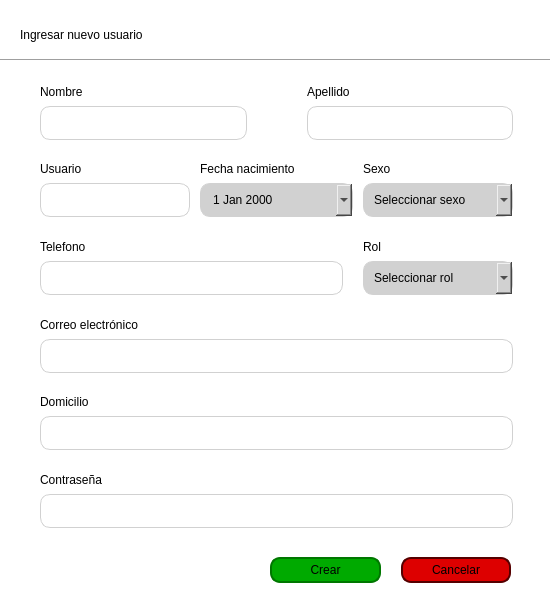
<?xml version="1.0" encoding="UTF-8"?>
<ui version="4.0">
 <class>Dialog</class>
 <widget class="QDialog" name="Dialog">
  <property name="geometry">
   <rect>
    <x>0</x>
    <y>0</y>
    <width>550</width>
    <height>610</height>
   </rect>
  </property>
  <property name="minimumSize">
   <size>
    <width>550</width>
    <height>610</height>
   </size>
  </property>
  <property name="maximumSize">
   <size>
    <width>550</width>
    <height>610</height>
   </size>
  </property>
  <property name="windowTitle">
   <string>Crear nuevo usuario | PyMexPro</string>
  </property>
  <property name="styleSheet">
   <string notr="true">QDialog {
	background-color: rgb(255, 255, 255);
}

QLabel {
	font: 12pt &quot;Verdana&quot;;
}

QPushButton {
	font: 12pt &quot;Verdana&quot;;
	padding: 4px 20px;
	border: 1px solid;
	border-radius: 10px;
}

QLineEdit, QComboBox, QDateEdit {
	font: 8pt &quot;Verdana&quot;;
	padding: 8px 10px;
	border: 1px solid #d1d1d1;
	border-radius: 10px;
}
 QDateEdit, QComboBox {
	background-color: #d1d1d1;
}</string>
  </property>
  <widget class="QLabel" name="txt_title">
   <property name="geometry">
    <rect>
     <x>20</x>
     <y>20</y>
     <width>315</width>
     <height>29</height>
    </rect>
   </property>
   <property name="styleSheet">
    <string notr="true">font: 700 18pt &quot;Verdana&quot;;</string>
   </property>
   <property name="text">
    <string>Ingresar nuevo usuario</string>
   </property>
  </widget>
  <widget class="Line" name="line">
   <property name="geometry">
    <rect>
     <x>0</x>
     <y>50</y>
     <width>551</width>
     <height>20</height>
    </rect>
   </property>
   <property name="orientation">
    <enum>Qt::Horizontal</enum>
   </property>
  </widget>
  <widget class="QWidget" name="layoutWidget">
   <property name="geometry">
    <rect>
     <x>270</x>
     <y>550</y>
     <width>241</width>
     <height>41</height>
    </rect>
   </property>
   <layout class="QHBoxLayout" name="horizontalLayout_4">
    <property name="spacing">
     <number>20</number>
    </property>
    <item>
     <widget class="QPushButton" name="btn_create_user">
      <property name="cursor">
       <cursorShape>PointingHandCursor</cursorShape>
      </property>
      <property name="styleSheet">
       <string notr="true">background-color: #0a0;
border: 2px solid #070;</string>
      </property>
      <property name="text">
       <string>Crear</string>
      </property>
      <property name="checkable">
       <bool>true</bool>
      </property>
      <property name="autoExclusive">
       <bool>true</bool>
      </property>
     </widget>
    </item>
    <item>
     <widget class="QPushButton" name="btn_cancel">
      <property name="cursor">
       <cursorShape>PointingHandCursor</cursorShape>
      </property>
      <property name="styleSheet">
       <string notr="true">background-color: #d00;
border: 2px solid #500;</string>
      </property>
      <property name="text">
       <string>Cancelar</string>
      </property>
      <property name="checkable">
       <bool>true</bool>
      </property>
      <property name="autoExclusive">
       <bool>true</bool>
      </property>
     </widget>
    </item>
   </layout>
  </widget>
  <widget class="QWidget" name="layoutWidget">
   <property name="geometry">
    <rect>
     <x>40</x>
     <y>77</y>
     <width>473</width>
     <height>451</height>
    </rect>
   </property>
   <layout class="QGridLayout" name="gridLayout">
    <property name="verticalSpacing">
     <number>15</number>
    </property>
    <item row="0" column="0">
     <layout class="QHBoxLayout" name="horizontalLayout">
      <item>
       <layout class="QVBoxLayout" name="verticalLayout">
        <property name="spacing">
         <number>0</number>
        </property>
        <property name="rightMargin">
         <number>30</number>
        </property>
        <item>
         <widget class="QLabel" name="label_2">
          <property name="text">
           <string>Nombre</string>
          </property>
         </widget>
        </item>
        <item>
         <widget class="QLineEdit" name="line_input_first_name">
          <property name="maximumSize">
           <size>
            <width>250</width>
            <height>16777215</height>
           </size>
          </property>
          <property name="placeholderText">
           <string/>
          </property>
         </widget>
        </item>
       </layout>
      </item>
      <item>
       <layout class="QVBoxLayout" name="verticalLayout_2">
        <property name="spacing">
         <number>0</number>
        </property>
        <property name="leftMargin">
         <number>30</number>
        </property>
        <property name="rightMargin">
         <number>0</number>
        </property>
        <item>
         <widget class="QLabel" name="label_3">
          <property name="text">
           <string>Apellido</string>
          </property>
         </widget>
        </item>
        <item>
         <widget class="QLineEdit" name="line_input_last_name">
          <property name="maximumSize">
           <size>
            <width>250</width>
            <height>16777215</height>
           </size>
          </property>
         </widget>
        </item>
       </layout>
      </item>
     </layout>
    </item>
    <item row="1" column="0">
     <layout class="QHBoxLayout" name="horizontalLayout_2">
      <property name="spacing">
       <number>10</number>
      </property>
      <item>
       <layout class="QVBoxLayout" name="verticalLayout_4">
        <property name="spacing">
         <number>0</number>
        </property>
        <item>
         <widget class="QLabel" name="label_9">
          <property name="text">
           <string>Usuario</string>
          </property>
         </widget>
        </item>
        <item>
         <widget class="QLineEdit" name="line_input_username">
          <property name="minimumSize">
           <size>
            <width>150</width>
            <height>0</height>
           </size>
          </property>
          <property name="maximumSize">
           <size>
            <width>150</width>
            <height>16777215</height>
           </size>
          </property>
         </widget>
        </item>
       </layout>
      </item>
      <item>
       <layout class="QVBoxLayout" name="verticalLayout_9">
        <property name="spacing">
         <number>0</number>
        </property>
        <item>
         <widget class="QLabel" name="label_4">
          <property name="text">
           <string>Fecha nacimiento</string>
          </property>
         </widget>
        </item>
        <item>
         <widget class="QDateEdit" name="cb_birth_date">
          <property name="sizePolicy">
           <sizepolicy hsizetype="Expanding" vsizetype="Fixed">
            <horstretch>0</horstretch>
            <verstretch>0</verstretch>
           </sizepolicy>
          </property>
          <property name="maximumSize">
           <size>
            <width>250</width>
            <height>16777215</height>
           </size>
          </property>
          <property name="cursor">
           <cursorShape>PointingHandCursor</cursorShape>
          </property>
          <property name="frame">
           <bool>true</bool>
          </property>
          <property name="readOnly">
           <bool>false</bool>
          </property>
          <property name="buttonSymbols">
           <enum>QAbstractSpinBox::UpDownArrows</enum>
          </property>
          <property name="showGroupSeparator" stdset="0">
           <bool>false</bool>
          </property>
          <property name="minimumDateTime">
           <datetime>
            <hour>0</hour>
            <minute>0</minute>
            <second>0</second>
            <year>1800</year>
            <month>1</month>
            <day>2</day>
           </datetime>
          </property>
          <property name="currentSection">
           <enum>QDateTimeEdit::DaySection</enum>
          </property>
          <property name="calendarPopup">
           <bool>true</bool>
          </property>
          <property name="date">
           <date>
            <year>2000</year>
            <month>1</month>
            <day>1</day>
           </date>
          </property>
         </widget>
        </item>
       </layout>
      </item>
      <item>
       <layout class="QVBoxLayout" name="verticalLayout_8">
        <property name="spacing">
         <number>0</number>
        </property>
        <item>
         <widget class="QLabel" name="label_10">
          <property name="text">
           <string>Sexo</string>
          </property>
         </widget>
        </item>
        <item>
         <widget class="QComboBox" name="cb_sex">
          <property name="minimumSize">
           <size>
            <width>150</width>
            <height>0</height>
           </size>
          </property>
          <property name="cursor">
           <cursorShape>PointingHandCursor</cursorShape>
          </property>
          <property name="currentText">
           <string/>
          </property>
          <property name="placeholderText">
           <string>Seleccionar sexo</string>
          </property>
          <item>
           <property name="text">
            <string>Masculino</string>
           </property>
          </item>
          <item>
           <property name="text">
            <string>Femenino</string>
           </property>
          </item>
         </widget>
        </item>
       </layout>
      </item>
     </layout>
    </item>
    <item row="2" column="0">
     <layout class="QHBoxLayout" name="horizontalLayout_3">
      <property name="spacing">
       <number>20</number>
      </property>
      <item>
       <layout class="QVBoxLayout" name="verticalLayout_3">
        <property name="spacing">
         <number>0</number>
        </property>
        <item>
         <widget class="QLabel" name="label_7">
          <property name="text">
           <string>Telefono</string>
          </property>
         </widget>
        </item>
        <item>
         <widget class="QLineEdit" name="line_input_phone">
          <property name="sizePolicy">
           <sizepolicy hsizetype="Expanding" vsizetype="Fixed">
            <horstretch>0</horstretch>
            <verstretch>0</verstretch>
           </sizepolicy>
          </property>
          <property name="maximumSize">
           <size>
            <width>16777215</width>
            <height>16777215</height>
           </size>
          </property>
         </widget>
        </item>
       </layout>
      </item>
      <item>
       <layout class="QVBoxLayout" name="verticalLayout_10">
        <property name="spacing">
         <number>0</number>
        </property>
        <item>
         <widget class="QLabel" name="label_12">
          <property name="text">
           <string>Rol</string>
          </property>
         </widget>
        </item>
        <item>
         <widget class="QComboBox" name="cb_role">
          <property name="minimumSize">
           <size>
            <width>150</width>
            <height>0</height>
           </size>
          </property>
          <property name="cursor">
           <cursorShape>PointingHandCursor</cursorShape>
          </property>
          <property name="placeholderText">
           <string>Seleccionar rol</string>
          </property>
          <item>
           <property name="text">
            <string>Operador</string>
           </property>
          </item>
          <item>
           <property name="text">
            <string>Jefe de Turno</string>
           </property>
          </item>
         </widget>
        </item>
       </layout>
      </item>
     </layout>
    </item>
    <item row="3" column="0">
     <layout class="QVBoxLayout" name="verticalLayout_5">
      <property name="spacing">
       <number>0</number>
      </property>
      <item>
       <widget class="QLabel" name="label_8">
        <property name="text">
         <string>Correo electrónico</string>
        </property>
       </widget>
      </item>
      <item>
       <widget class="QLineEdit" name="line_input_email"/>
      </item>
     </layout>
    </item>
    <item row="4" column="0">
     <layout class="QVBoxLayout" name="verticalLayout_6">
      <property name="spacing">
       <number>0</number>
      </property>
      <property name="sizeConstraint">
       <enum>QLayout::SetDefaultConstraint</enum>
      </property>
      <item>
       <widget class="QLabel" name="label_6">
        <property name="text">
         <string>Domicilio</string>
        </property>
       </widget>
      </item>
      <item>
       <widget class="QLineEdit" name="line_input_address"/>
      </item>
     </layout>
    </item>
    <item row="5" column="0">
     <layout class="QVBoxLayout" name="verticalLayout_7">
      <property name="spacing">
       <number>0</number>
      </property>
      <property name="sizeConstraint">
       <enum>QLayout::SetDefaultConstraint</enum>
      </property>
      <item>
       <widget class="QLabel" name="label_11">
        <property name="text">
         <string>Contraseña</string>
        </property>
       </widget>
      </item>
      <item>
       <widget class="QLineEdit" name="line_input_password">
        <property name="echoMode">
         <enum>QLineEdit::Password</enum>
        </property>
       </widget>
      </item>
     </layout>
    </item>
   </layout>
  </widget>
 </widget>
 <resources/>
 <connections>
  <connection>
   <sender>btn_cancel</sender>
   <signal>toggled(bool)</signal>
   <receiver>Dialog</receiver>
   <slot>close()</slot>
   <hints>
    <hint type="sourcelabel">
     <x>510</x>
     <y>569</y>
    </hint>
    <hint type="destinationlabel">
     <x>601</x>
     <y>569</y>
    </hint>
   </hints>
  </connection>
 </connections>
</ui>
